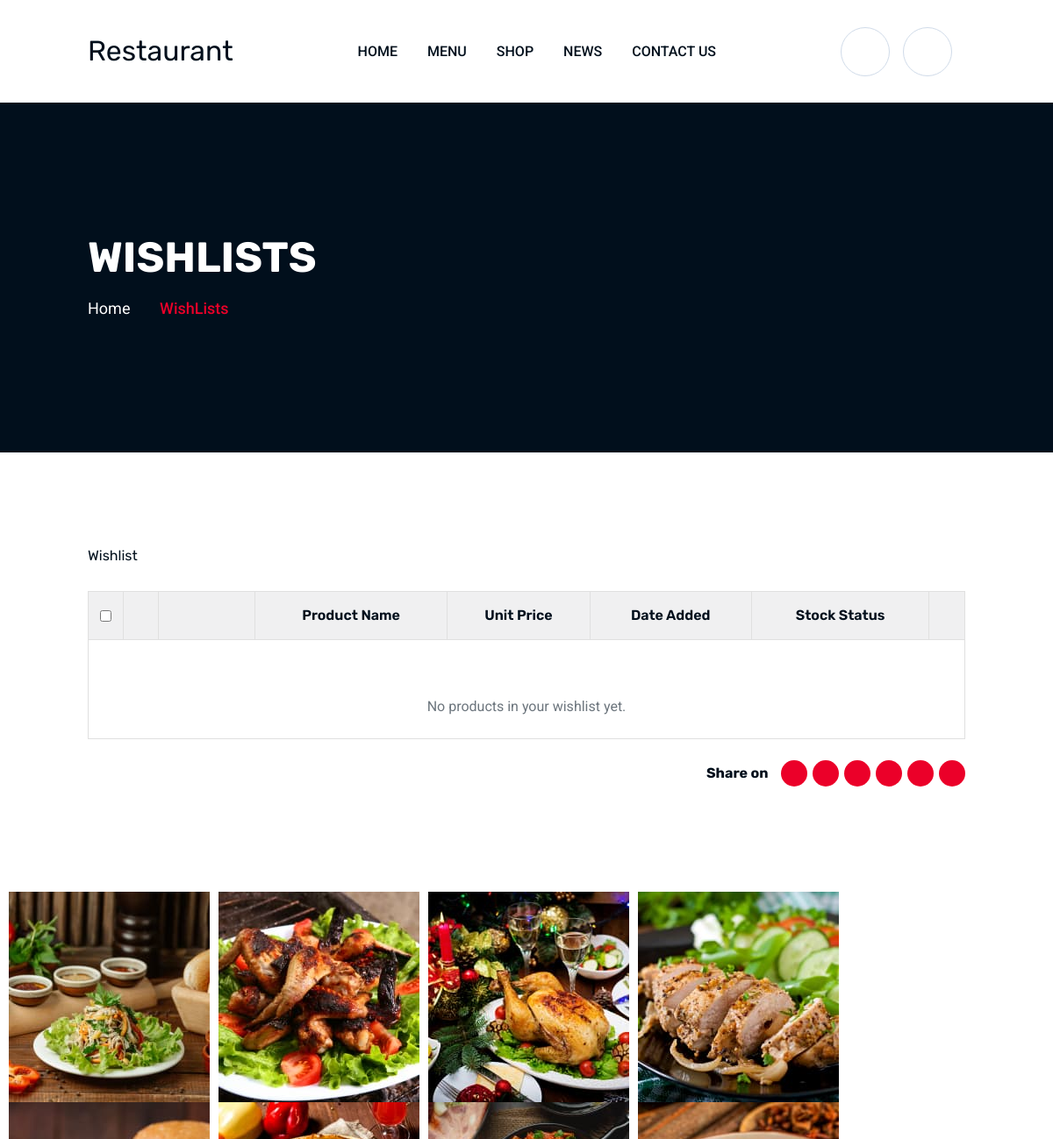
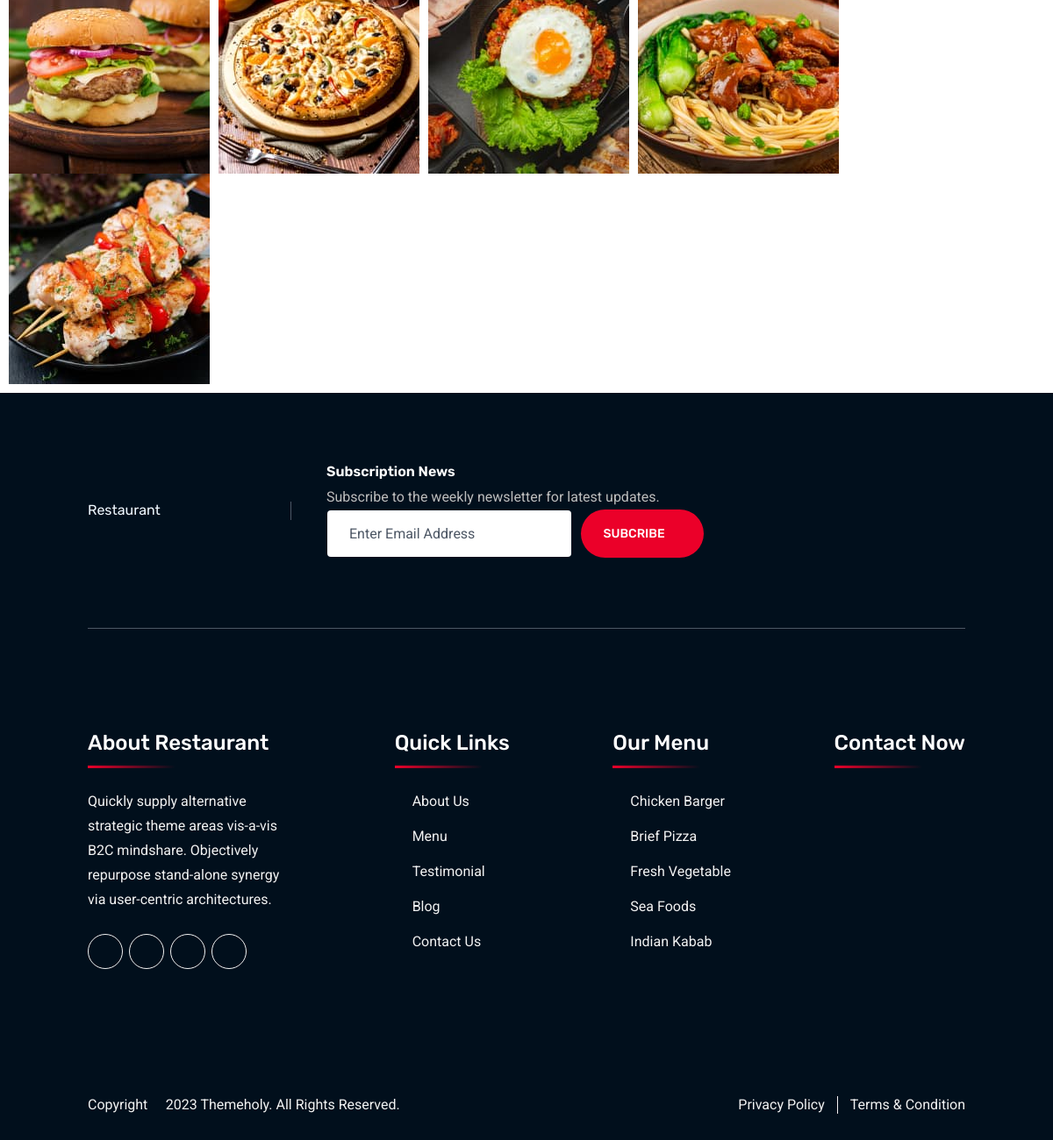
The app's page /wishlist/ (signed in) with its own data (2 pictures, top to bottom).
### myapp/models.py (models this page shows)
class WishListSliderModel(models.Model):
    id = models.UUIDField(primary_key=True, default=uuid.uuid4, editable=False)
    name = models.CharField(max_length=50, blank=True, null=True)
    image = models.ImageField(upload_to='WishListSlider')
    created_at = models.DateTimeField(auto_now_add=True)
    updated_at = models.DateTimeField(auto_now=True)

class GalleryModel(models.Model):
    id = models.UUIDField(primary_key=True, default=uuid.uuid4, editable=False)
    image = models.ImageField(upload_to='Gallery')
    created_at = models.DateTimeField(auto_now_add=True)
    updated_at = models.DateTimeField(auto_now=True)

### myapp/views.py (the view)
# urls.py: path('wishlist/', views.WishListPage, name='WishListPage'),
@login_required
def WishListPage(request):
    WishListSlider = WishListSliderModel.objects.all()[:1]
    Gallery = GalleryModel.objects.all()
    wishlist = Wishlist.objects.filter(user=request.user).first()
    products = wishlist.products.all() if wishlist else []
    context = {
        'WishListSlider': WishListSlider,
        'Gallery': Gallery,
        'wishlist': wishlist,
        'products': products,
    }
    return render(request, 'wishList.html', context)

### myapp/templates/wishlist.html (shortened to what this page needs)
{% extends 'base.html' %}
{% load static %}
{% block body %}
{% for i in WishListSlider %}
<div class="breadcumb-wrapper" data-bg-src="{{ i.image.url }}">
    <div class="container z-index-common">
        <div class="breadcumb-content">
            <h1 class="breadcumb-title">{{ i.name|safe }}</h1>
            <ul class="breadcumb-menu">
                <li><a href="{% url 'homePage' %}">Home</a></li>
                <li>{{ i.name|safe }}</li>
            </ul>
        </div>
    </div>
</div>
{% endfor %}
<div class="space">
    <div class="container">
        <div class="tinv-wishlist woocommerce tinv-wishlist-clear">
            <div class="tinv-header">
                <h2 class="mb-30">Wishlist</h2>
            </div>
                <table class="tinvwl-table-manage-list">
                    <thead>
                        <tr>
                            <th class="product-cb"><input type="checkbox" class="global-cb"
                                    title="Select all for bulk action"></th>
                            <th class="product-remove"></th>
                            <th class="product-thumbnail">&nbsp;</th>
                            <th class="product-name"><span class="tinvwl-full">Product Name</span></th>
                            <th class="product-price">Unit Price</th>
                            <th class="product-date">Date Added</th>
                            <th class="product-stock">Stock Status</th>
                            <th class="product-action">&nbsp;</th>
                        </tr>
                    </thead>
                    <tbody>
                    {% if products %}
                        {% for product in products %}
                        <tr class="wishlist_item">
                            <td class="product-cb"><input type="checkbox" name="wishlist_pr[]" value="58"
                                    title="Select for bulk action"></td>
                            <td class="product-remove">
                                {% if products.count > 0 %}
                                <form method="POST" action="{% url 'remove_from_wishlist' product.id %}">
                                    {% csrf_token %}
                                    <button type="submit" title="Remove"><i class="fal fa-times"></i></button>
                                </form>
                                {% endif %}
                            </td>
                            <td class="product-thumbnail"><a href="shop-details.html"><img src="{{ product.image.url }}"
                                        class="attachment-woocommerce_thumbnail size-woocommerce_thumbnail"
                                        alt="{{ product.title }}"></a></td>
                            <td class="product-name"><a href="shop-details.html">{{ product.title }}</a></td>
                            <td class="product-price"><span class="woocommerce-Price-amount amount"><bdi><span
                                            class="woocommerce-Price-currencySymbol">$</span>{{ product.disPrice }}</bdi></span></td>
                            <td class="product-date"><time class="entry-date" datetime="2021-11-21 03:54:24">
                                    {{ product.created_at|date:"F d, Y" }}</time></td>
                            <td class="product-stock">
                                {% if product.in_stock %}
                                <p class="stock in-stock">
                                    <span><i class="fas fa-check"></i></span>
                                    <span class="tinvwl-txt">In stock</span>
                                </p>
                                {% else %}
                                <p class="stock out-of-stock">
                                    <span><i class="fas fa-times"></i></span>
                                    <span class="tinvwl-txt">Out of stock</span>
                                </p>
                                {% endif %}
                            </td>
                            <td class="product-action">
                                <form method="POST" action="{% url 'add_to_cart' product.id %}">
                                    {% csrf_token %}
                                    <button class="button th-btn rounded-2" name="tinvwl-add-to-cart"
                                        value="" title="Add to Cart">
                                        <i class="far fa-shopping-cart"></i>
                                        <span class="tinvwl-txt">Add to Cart</span>
                                    </button>
                                </form>
                            </td>
                        </tr>
                            {% endfor %}
                    {% else %}
                        <tr>
                            <td colspan="8" class="text-center text-muted py-4">
                                <i class="far fa-heart-broken fa-2x mb-2"></i><br>
                                No products in your wishlist yet.
                            </td>
                        </tr>
                    {% endif %}
                    </tbody>
                </table>
            <div class="social-buttons"><span>Share on</span>
                <ul>
                    <li><a href="https://www.facebook.com/sharer/sharer.php?u=permalink" class="social social-facebook"
                            title="Facebook"><i class="fab fa-facebook-f"></i></a>
                    </li>
                    <li><a href="https://twitter.com/share?url=permalink" class="social social-twitter"
                            title="Twitter"><i class="fab fa-twitter"></i></a></li>
                    <li><a href="http://pinterest.com/pin/create/button/?url=permalink" class="social social-pinterest"
                            title="Pinterest"><i class="fab fa-pinterest-p"></i></a>
                    </li>
                    <li><a href="https://api.whatsapp.com/send?text=permalink" class="social social-whatsapp"
                            title="WhatsApp"><i class="fab fa-whatsapp"></i></a></li>
                    <li><a href="http://vecurosoft.com/products/wordpress/foodelio/wishlist/974b61/"
                            class="social social-clipboard" title="Clipboard"><i class="far fa-clipboard"></i></a>
                    </li>
                    <li><a href="mailto:?body=permalink" class="social social-email" title="Email"><i
                                class="far fa-envelope"></i></a></li>
                </ul>
            </div>
        </div>
    </div>
</div>
<div class="gallery-thumb-area">
    <div class="row gx-10 th-carousel" id="gallerySlide1" data-slide-show="8" data-ml-slide-show="7"
        data-lg-slide-show="6" data-md-slide-show="5" data-sm-slide-show="4" data-xs-slide-show="3"
        data-focuson-select="false">
        {% for i in Gallery %}
        <div class="col-auto">
            <div class="gallery-thumb"><img src="{{ i.image.url }}" alt="Gallery Image"> </div>
        </div>
        {% endfor %}
    </div>
</div>
{% endblock %}

### records on screen
WishListSliderModel: name "WISHLISTS", name "WishLists"
GalleryModel: image (picture)
GalleryModel: image (picture)
GalleryModel: image (picture)
GalleryModel: image (picture)
GalleryModel: image (picture)
GalleryModel: image (picture)
GalleryModel: image (picture)
GalleryModel: image (picture)
GalleryModel: image (picture)
